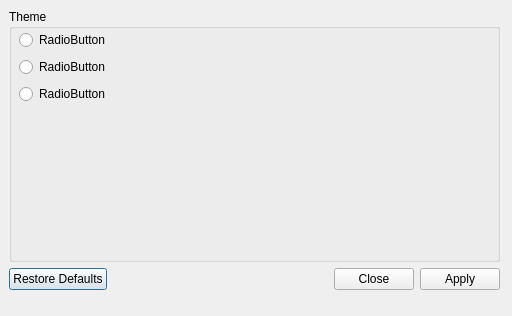
<?xml version="1.0" encoding="UTF-8"?>
<ui version="4.0">
 <class>Dialog</class>
 <widget class="QDialog" name="Dialog">
  <property name="geometry">
   <rect>
    <x>0</x>
    <y>0</y>
    <width>512</width>
    <height>316</height>
   </rect>
  </property>
  <property name="windowTitle">
   <string>Preferences</string>
  </property>
  <widget class="QWidget" name="verticalLayoutWidget">
   <property name="geometry">
    <rect>
     <x>9</x>
     <y>9</y>
     <width>491</width>
     <height>281</height>
    </rect>
   </property>
   <layout class="QVBoxLayout" name="verticalLayout">
    <item>
     <widget class="QGroupBox" name="themeGroup">
      <property name="title">
       <string>Theme</string>
      </property>
      <widget class="QWidget" name="">
       <property name="geometry">
        <rect>
         <x>10</x>
         <y>20</y>
         <width>97</width>
         <height>76</height>
        </rect>
       </property>
       <layout class="QVBoxLayout" name="verticalLayout_2">
        <item>
         <widget class="QRadioButton" name="radioButton">
          <property name="text">
           <string>RadioButton</string>
          </property>
         </widget>
        </item>
        <item>
         <widget class="QRadioButton" name="radioButton_2">
          <property name="text">
           <string>RadioButton</string>
          </property>
         </widget>
        </item>
        <item>
         <widget class="QRadioButton" name="radioButton_3">
          <property name="text">
           <string>RadioButton</string>
          </property>
         </widget>
        </item>
       </layout>
      </widget>
     </widget>
    </item>
    <item>
     <widget class="QDialogButtonBox" name="buttonBox">
      <property name="orientation">
       <enum>Qt::Horizontal</enum>
      </property>
      <property name="standardButtons">
       <set>QDialogButtonBox::Apply|QDialogButtonBox::Close|QDialogButtonBox::RestoreDefaults</set>
      </property>
     </widget>
    </item>
   </layout>
  </widget>
 </widget>
 <resources/>
 <connections>
  <connection>
   <sender>buttonBox</sender>
   <signal>accepted()</signal>
   <receiver>Dialog</receiver>
   <slot>accept()</slot>
   <hints>
    <hint type="sourcelabel">
     <x>248</x>
     <y>254</y>
    </hint>
    <hint type="destinationlabel">
     <x>157</x>
     <y>274</y>
    </hint>
   </hints>
  </connection>
  <connection>
   <sender>buttonBox</sender>
   <signal>rejected()</signal>
   <receiver>Dialog</receiver>
   <slot>reject()</slot>
   <hints>
    <hint type="sourcelabel">
     <x>316</x>
     <y>260</y>
    </hint>
    <hint type="destinationlabel">
     <x>286</x>
     <y>274</y>
    </hint>
   </hints>
  </connection>
 </connections>
</ui>
